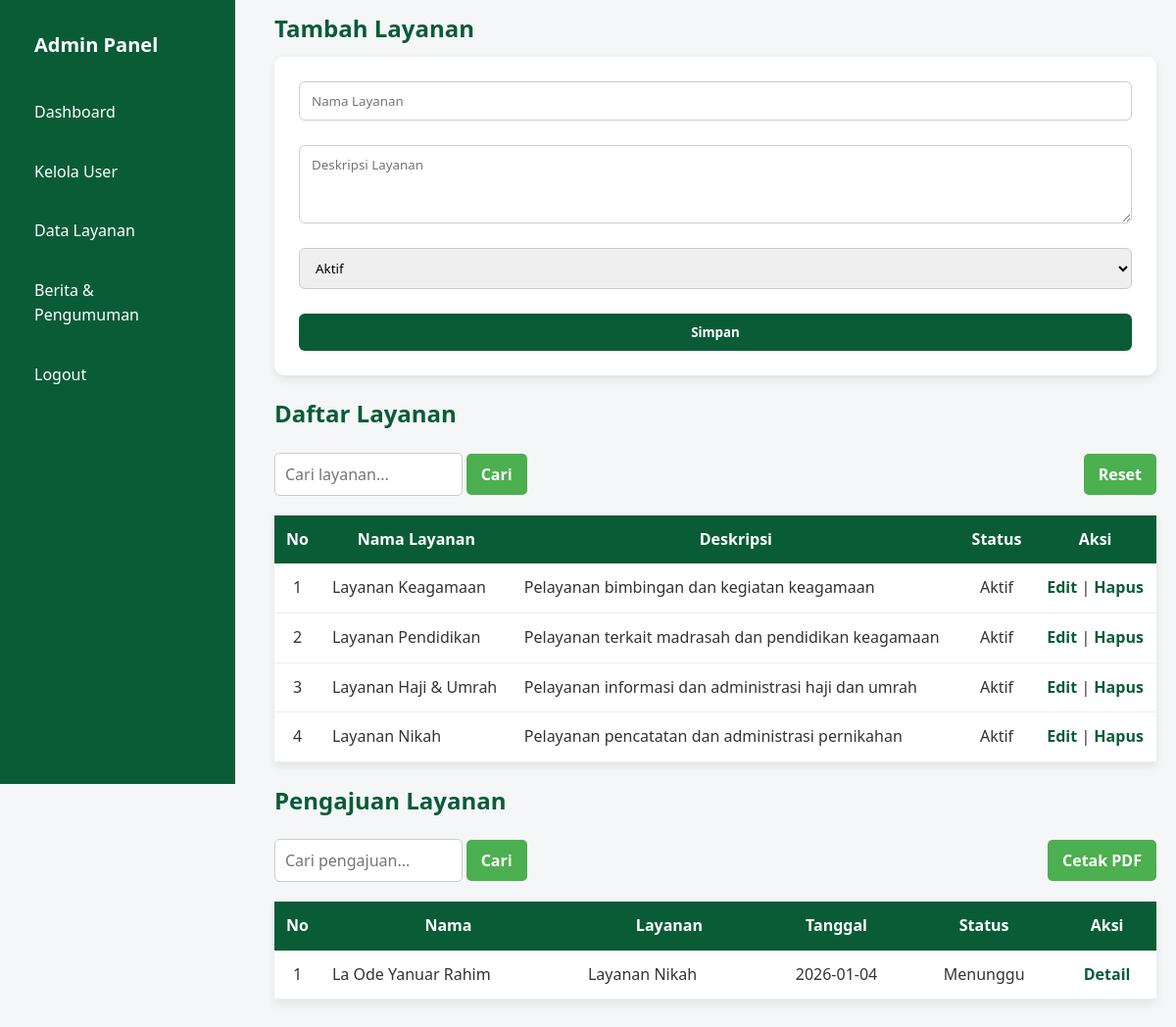
Before: /admin/layanan.php (signed in) with the older database file.
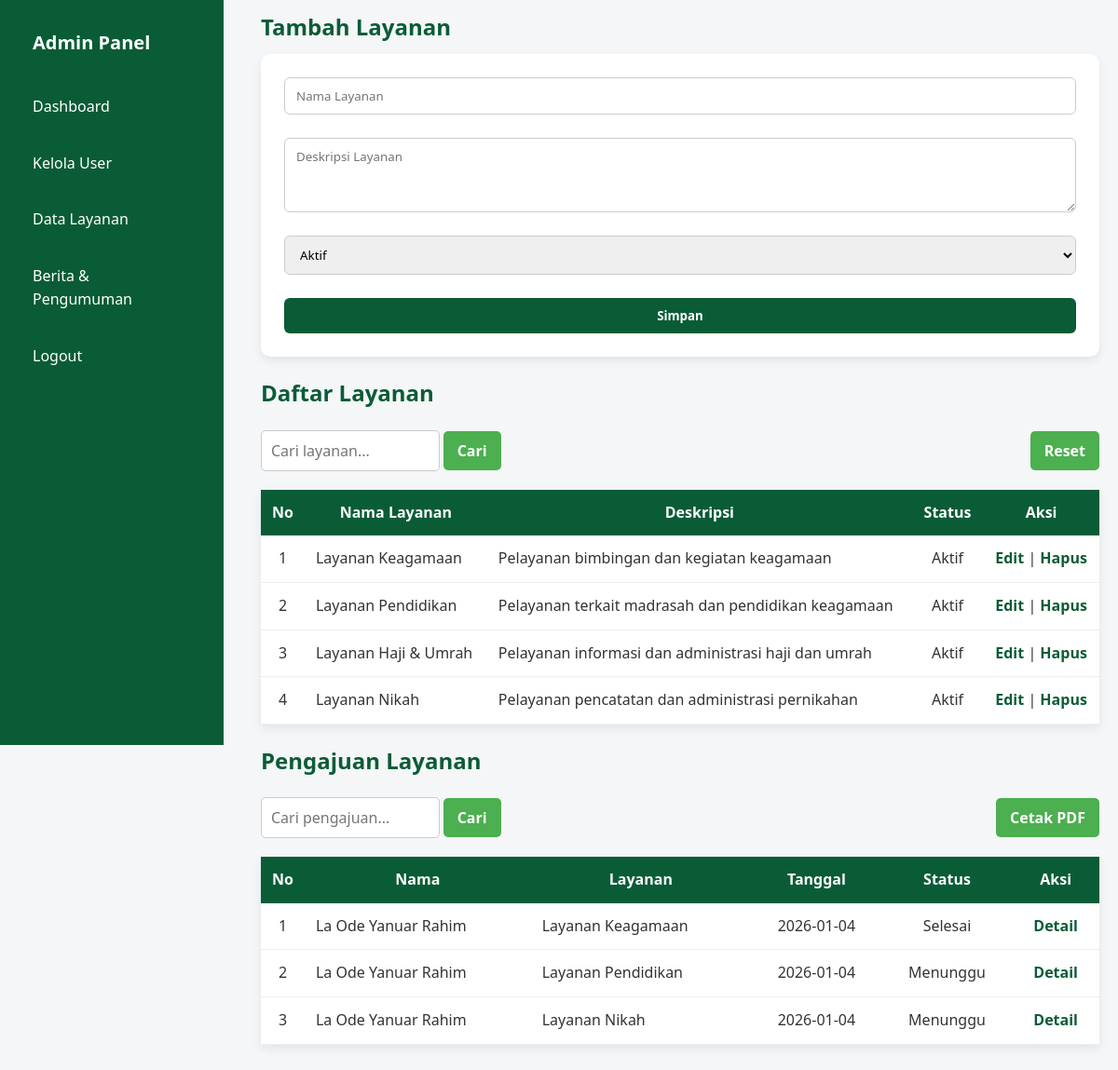
After: the same page with the newer database file.
### tables this page shows
CREATE TABLE `layanan` (
  `id` int(11) NOT NULL,
  `nama_layanan` varchar(100) NOT NULL,
  `deskripsi` text DEFAULT NULL,
  `gambar` varchar(100) NOT NULL,
  `status` enum('Aktif','Nonaktif') DEFAULT 'Aktif',
  `created_at` timestamp NOT NULL DEFAULT current_timestamp()
);

CREATE TABLE `pengajuan_layanan` (
  `id` int(11) NOT NULL,
  `nama` varchar(100) DEFAULT NULL,
  `email` varchar(100) DEFAULT NULL,
  `nik` varchar(20) DEFAULT NULL,
  `alamat` text DEFAULT NULL,
  `no_hp` varchar(15) DEFAULT NULL,
  `nama_layanan` varchar(150) DEFAULT NULL,
  `keterangan` text DEFAULT NULL,
  `tanggal_pengajuan` date DEFAULT NULL,
  `status` enum('Menunggu','Diproses','Selesai','Ditolak') DEFAULT 'Menunggu',
  `created_at` timestamp NOT NULL DEFAULT current_timestamp()
);

### admin/layanan.php (the view, shortened to what this page needs)
<?php
include "../config/koneksi.php";
$cari_layanan   = $_GET['cari_layanan'] ?? '';
$cari_pengajuan = $_GET['cari_pengajuan'] ?? '';
$edit = null;
$layanan = mysqli_query($koneksi, "
    SELECT * FROM layanan
    WHERE nama_layanan LIKE '%$cari_layanan%'
       OR status LIKE '%$cari_layanan%'
    ORDER BY id DESC
");
$pengajuan = mysqli_query($koneksi, "
    SELECT * FROM pengajuan_layanan
    WHERE nama LIKE '%$cari_pengajuan%'
       OR email LIKE '%$cari_pengajuan%'
       OR nik LIKE '%$cari_pengajuan%'
       OR nama_layanan LIKE '%$cari_pengajuan%'
       OR status LIKE '%$cari_pengajuan%'
    ORDER BY id DESC
");
?>
<!DOCTYPE html>
<html lang="id">
<head>
    <link rel="stylesheet" href="../assets/css/index.css">
    <link rel="stylesheet" href="../assets/css/admin.css">
</head>
<body>
    <div class="dashboard">
        <?php include "../includes/sidebar.php"; ?>
        <div class="content">
            <h2 style="margin: 10px 0;"><?= $edit ? 'Edit' : 'Tambah' ?> Layanan</h2>
            <form method="post" class="form-input">
                <input type="text" name="nama_layanan" placeholder="Nama Layanan"
                    value="<?= $edit['nama_layanan'] ?? '' ?>" required>
                <textarea name="deskripsi" placeholder="Deskripsi Layanan"><?= $edit['deskripsi'] ?? '' ?></textarea>
                <select name="status">
                    <option value="Aktif" <?= ($edit && $edit['status'] == 'Aktif') ? 'selected' : '' ?>>Aktif</option>
                </select>
                <button type="submit" name="simpan">Simpan</button>
            </form>
            <h2 style="margin-top: 20px;">Daftar Layanan</h2>
            <div class="header-tabel">
                <form method="get">
                    <input type="text" name="cari_layanan" placeholder="Cari layanan..."
                        value="<?= $cari_layanan ?>">
                    <button type="submit" class="button">Cari</button>
                </form>
                <button onclick="window.history.back();" class="button">Reset</button>
            </div>
            <table>
                <tr>
                    <th>No</th>
                    <th>Nama Layanan</th>
                    <th>Deskripsi</th>
                    <th>Status</th>
                    <th>Aksi</th>
                </tr>
                <?php $no = 1;
                while ($l = mysqli_fetch_assoc($layanan)): ?>
                    <tr>
                        <td><?= $no++ ?></td>
                        <td><?= $l['nama_layanan'] ?></td>
                        <td><?= $l['deskripsi'] ?></td>
                        <td style="text-align: center;"><?= $l['status'] ?></td>
                        <td style="text-align: center;">
                            <a href="?edit=<?= $l['id'] ?>">Edit</a> |
                            <a href="?hapus=<?= $l['id'] ?>" onclick="return confirm('Hapus layanan?')">Hapus</a>
                        </td>
                    </tr>
                <?php endwhile; ?>
            </table>
            <h2 style="margin-top: 20px;">Pengajuan Layanan</h2>
            <div class="header-tabel">
                <form method="get">
                    <input type="text" name="cari_pengajuan" placeholder="Cari pengajuan..."
                        value="<?= $cari_pengajuan ?>">
                    <button type="submit" class="button">Cari</button>
                </form>
                <a href="cetak_pengajuan.php?cari=<?= $cari_pengajuan ?>" target="_blank">
                    <button type="button" class="button">Cetak PDF</button>
                </a>
            </div>
            <table style="margin-bottom: 30px;">
                <tr>
                    <th>No</th>
                    <th>Nama</th>
                    <th>Layanan</th>
                    <th>Tanggal</th>
                    <th>Status</th>
                    <th>Aksi</th>
                </tr>
                <?php $no = 1;
                while ($p = mysqli_fetch_assoc($pengajuan)): ?>
                    <tr>
                        <td><?= $no++ ?></td>
                        <td><?= $p['nama'] ?></td>
                        <td><?= $p['nama_layanan'] ?></td>
                        <td style="text-align: center;"><?= $p['tanggal_pengajuan'] ?></td>
                        <td style="text-align: center;"><?= $p['status'] ?></td>
                        <td style="text-align: center;">
                            <a href="detail_pengajuan.php?id=<?= $p['id'] ?>">Detail</a>
                        </td>
                    </tr>
                <?php endwhile; ?>
            </table>
        </div>
    </div>
</body>
</html>

Changed rows visible on the page:
added pengajuan_layanan: nama "La Ode Yanuar Rahim", nama_layanan "Layanan Keagamaan", tanggal_pengajuan "2026-01-04", status "Selesai"
added pengajuan_layanan: nama "La Ode Yanuar Rahim", nama_layanan "Layanan Pendidikan", tanggal_pengajuan "2026-01-04", status "Menunggu"
